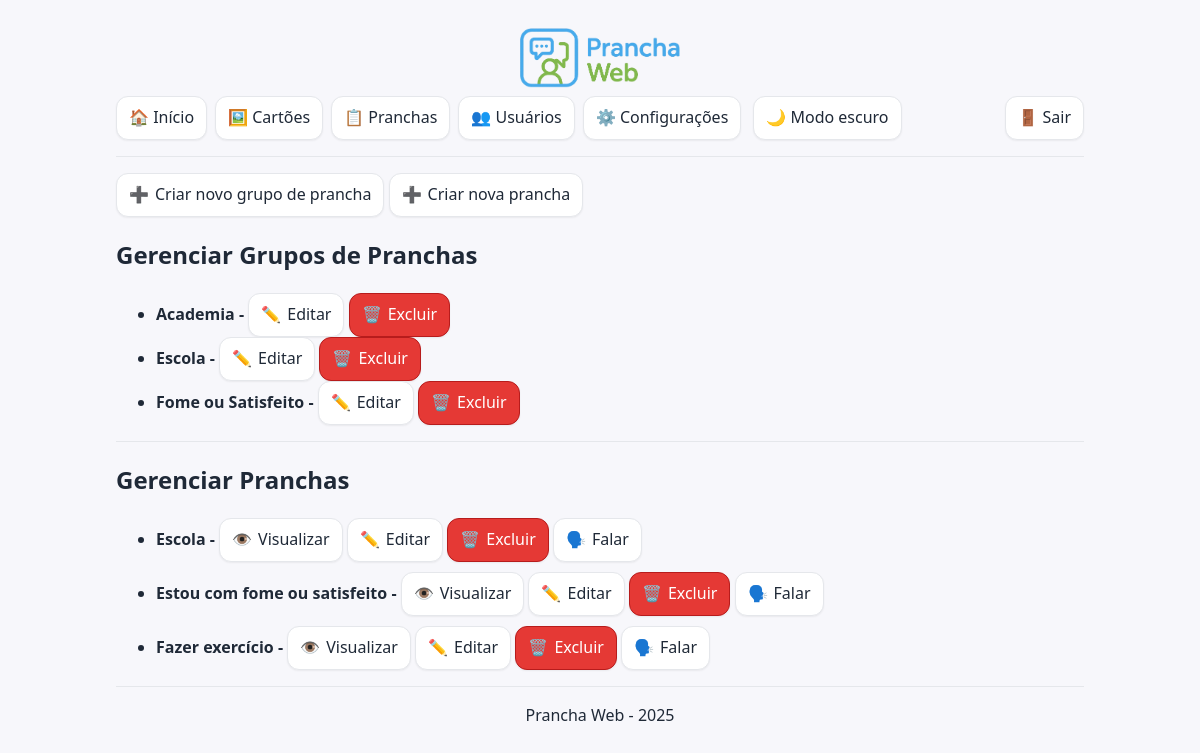
The app's page /pages/gerenciar_pranchas.php (signed in) with its own data.
### tables this page shows
CREATE TABLE `grupos_pranchas` (
  `id` int(11) NOT NULL,
  `nome` varchar(100) NOT NULL
);

CREATE TABLE `pranchas` (
  `id` int(11) NOT NULL,
  `nome` varchar(255) NOT NULL,
  `descricao` text,
  `id_grupo` int(11) NOT NULL
);

### includes/modelo_pranchas.php (called while the page is built, shortened)
<?php
function cx_pranchas(): mysqli {
    $cx = new mysqli(DB_HOST, DB_USUARIO, DB_SENHA, DB_NOME);
    $cx->set_charset('utf8mb4');
    return $cx;
}
function listarPranchasPorUsuario(int $idUsuario, bool $isAdmin): array {
    $cx = cx_pranchas();
    $pranchas = [];
    if ($isAdmin) {
        $sql = "SELECT p.id, p.nome, g.nome AS grupo
                  FROM pranchas p
                  JOIN grupos_pranchas g ON g.id = p.id_grupo
                 ORDER BY p.nome";
        if ($rs = $cx->query($sql)) {
            while ($row = $rs->fetch_assoc()) {
                $pranchas[] = $row;
            }
        }
    }
    return $pranchas;
}
function listarGruposPranchasPranchas() {
    $conexao = cx_pranchas();
    $grupos = [];
    $resultado = $conexao->query("SELECT id, nome FROM grupos_pranchas ORDER BY nome");
    if ($resultado) {
        while ($linha = $resultado->fetch_assoc()) {
            $grupos[] = $linha;
        }
    }
    return $grupos;
}
function buscarCartoesPorIds($ids) {
    $conexao = cx_pranchas();
    $placeholders = implode(',', array_fill(0, count($ids), '?'));
    $tipos = str_repeat('i', count($ids));
    $sql = "SELECT id, titulo, imagem, texto_alternativo FROM cartoes WHERE id IN ($placeholders)";
    $comando = $conexao->prepare($sql);
    $bind_params = array_merge([$tipos], $ids);
    call_user_func_array([$comando, 'bind_param'], refValues($bind_params));
    $comando->execute();
    $comando->store_result();
    $cartoes = [];
    $id = $titulo = $imagem = $texto_alternativo = "";
    $comando->bind_result($id, $titulo, $imagem, $texto_alternativo);
    while ($comando->fetch()) {
        $cartoes[$id] = [
            'id' => $id,
            'titulo' => $titulo,
            'imagem' => $imagem,
            'texto_alternativo' => $texto_alternativo
        ];
    }
    $ordenados = [];
    foreach ($ids as $id_busca) {
        if (isset($cartoes[$id_busca])) {
            $ordenados[] = $cartoes[$id_busca];
        }
    }
    return $ordenados;
}
function refValues($arr) {
    $refs = [];
    foreach ($arr as $key => $value) {
        $refs[$key] = &$arr[$key];
    }
    return $refs;
}
?>

### includes/controle_pranchas.php (called while the page is built)
<?php
require_once 'modelo_pranchas.php';
$idUsuario = (int)$_SESSION['id_usuario'];
$isAdmin   = ($_SESSION['tipo_usuario'] === 'admin');
$lista_pranchas = listarPranchasPorUsuario($idUsuario, $isAdmin);
$lista_grupos_pranchas = listarGruposPranchasPranchas();
?>

### pages/gerenciar_pranchas.php (the view, shortened to what this page needs)
<?php
include '../includes/cabecalho.php';
require_once '../includes/controle_pranchas.php';
$isAdmin = ($_SESSION['tipo_usuario'] === 'admin');
?>
<?php if ($isAdmin): ?>
<p>
  <a class="botao-acao" href="criar_grupo_prancha.php"><span aria-hidden="true">➕</span> Criar novo grupo de prancha</a>
  <a class="botao-acao" href="criar_prancha.php"><span aria-hidden="true">➕</span> Criar nova prancha</a>
</p>
<?php endif; ?>
<?php if ($isAdmin): ?>
  <h2>Gerenciar Grupos de Pranchas</h2>
  <?php if (count($lista_grupos_pranchas) > 0): ?>
    <ul>
      <?php foreach ($lista_grupos_pranchas as $grupo): ?>
        <li>
          <strong><?php echo htmlspecialchars($grupo['nome'] ?? '', ENT_QUOTES | ENT_SUBSTITUTE, 'UTF-8'); ?> - </strong>
          <a class="botao-acao" href="editar_grupo_prancha.php?id=<?php echo (int)$grupo['id']; ?>"><span aria-hidden="true">✏️</span> Editar</a>
          <a class="botao-acao excluir" href="../includes/controle_excluir_grupo_prancha.php?id=<?php echo (int)$grupo['id']; ?>" onclick="return confirm('Tem certeza que deseja excluir este grupo?');"><span aria-hidden="true">🗑️</span> Excluir</a>
        </li>
      <?php endforeach; ?>
    </ul>
  <?php else: ?>
    <p>Nenhum grupo de prancha cadastrado ainda.</p>
  <?php endif; ?>
  <hr>
<?php endif; ?>
<h2><?php echo $isAdmin ? 'Gerenciar Pranchas' : 'Pranchas'; ?></h2>
<?php if (count($lista_pranchas) > 0): ?>
  <ul>
    <?php foreach ($lista_pranchas as $prancha): ?>
      <?php
        $cartoes_ids = buscarCartoesDaPrancha($prancha['id']);
        $cartoes = buscarCartoesPorIds($cartoes_ids);
        $titulos_cartoes = array_column($cartoes, 'titulo');
      ?>
      <li style="margin-bottom:10px;">
        <strong><?php echo htmlspecialchars($prancha['nome'] ?? '', ENT_QUOTES | ENT_SUBSTITUTE, 'UTF-8'); ?> - </strong>
        <a class="botao-acao" href="ver_prancha.php?id=<?php echo (int)$prancha['id']; ?>"><span aria-hidden="true">👁️</span> Visualizar</a>
        <?php if ($isAdmin): ?>
          <a class="botao-acao" href="editar_prancha.php?id=<?php echo (int)$prancha['id']; ?>"><span aria-hidden="true">✏️</span> Editar</a>
          <a class="botao-acao excluir" href="../includes/controle_excluir_prancha.php?id=<?php echo (int)$prancha['id']; ?>" onclick="return confirm('Tem certeza?');"><span aria-hidden="true">🗑️</span> Excluir</a>
        <?php endif; ?>
        <button type="button" class="botao-acao" onclick='falarListaDeCartoes(<?php echo json_encode($titulos_cartoes, JSON_UNESCAPED_UNICODE); ?>)'><span aria-hidden="true">🗣️</span> Falar</button>
      </li>
    <?php endforeach; ?>
  </ul>
<?php else: ?>
  <p>Nenhuma prancha cadastrada.</p>
<?php endif; ?>
<?php include '../includes/rodape.php'; ?>

### assets/css/style.css (style rules this page uses)
:root { --bg: #f7f7fb; --card: #ffffff; --text: #1f2937; --muted: #6b7280; --border: #e5e7eb; --primary: #2563eb; --primary-strong:#1d4ed8; --danger: #dc2626; --danger-strong:#b91c1c; --ring: #93c5fd; --btn-bg: #ffffff; --btn-bg-hover: #f3f4f6; --radius: 12px; --shadow-sm: 0 1px 2px rgba(0,0,0,.06); --shadow-md: 0 6px 18px rgba(37, 99, 235, .12); --shadow-focus: 0 0 0 3px var(--ring); }
* { box-sizing: border-box; }
html, body { height: 100%; }
body { margin: 0; font-family: system-ui, -apple-system, "Segoe UI", Roboto, Ubuntu, "Helvetica Neue", Arial, "Noto Sans", "Apple Color Emoji","Segoe UI Emoji", "Segoe UI Symbol", "Noto Color Emoji", sans-serif; background: var(--bg); color: var(--text); line-height: 1.5; transition: background .25s ease, color .25s ease; font-size: 16px; }
hr { border: 0; border-top: 1px solid var(--border); margin: 16px 0; }
:where(button, input[type="submit"], input[type="button"], .botao-acao, summary.botao-acao) { appearance: none; -webkit-appearance: none; background: var(--btn-bg); color: var(--text); border: 1px solid var(--border); border-radius: var(--radius); padding: .55rem .9rem; font: inherit; line-height: 1.1; display: inline-flex; align-items: center; gap: .5rem; cursor: pointer; text-decoration: none; box-shadow: var(--shadow-sm); transition: background-color .18s ease, border-color .18s ease, color .18s ease, transform .06s ease, box-shadow .18s ease, filter .18s ease; }
:where(button, input[type="submit"], input[type="button"], .botao-acao, summary.botao-acao):hover { background: var(--btn-bg-hover); border-color: var(--primary); box-shadow: var(--shadow-md); transform: translateY(-1px); }
:where(button, input[type="submit"], input[type="button"], .botao-acao, summary.botao-acao):active { transform: translateY(0); filter: brightness(0.98); }
:where(button, input[type="submit"], input[type="button"], .botao-acao, summary.botao-acao):focus-visible { outline: none; box-shadow: var(--shadow-md), var(--shadow-focus); border-color: var(--primary-strong); }
:where(.botao-acao.excluir) { border-color: color-mix(in srgb, var(--danger) 50%, var(--border)); color: var(--text); }
a.botao-acao { color: inherit; }
body[data-theme="light"] { --danger-bg: #e53935; --danger-bg-hover: #c62828; --danger-border: #b71c1c; --danger-text: #ffffff; --danger-focus: rgba(229,57,53,.40); }
.botao-acao.excluir { background: var(--danger-bg); border-color: var(--danger-border); color: var(--danger-text); }
a.botao-acao.excluir:link, a.botao-acao.excluir:visited { color: var(--danger-text); }

### assets/css/wcag.css (style rules this page uses)
a.botao-acao, button, input[type="submit"], input[type="button"], summary.botao-acao, .botao-falar-tudo { min-width: 44px; min-height: 44px; padding: 10px 12px; display: inline-flex; align-items: center; justify-content: center; gap: 6px; line-height: 1.2; }
a.botao-acao { display: inline-flex; }

### records on screen
grupos_pranchas: nome "Academia"
grupos_pranchas: nome "Escola"
grupos_pranchas: nome "Fome ou Satisfeito"
pranchas: nome "Escola"
pranchas: nome "Estou com fome ou satisfeito"
pranchas: nome "Fazer exercício"
